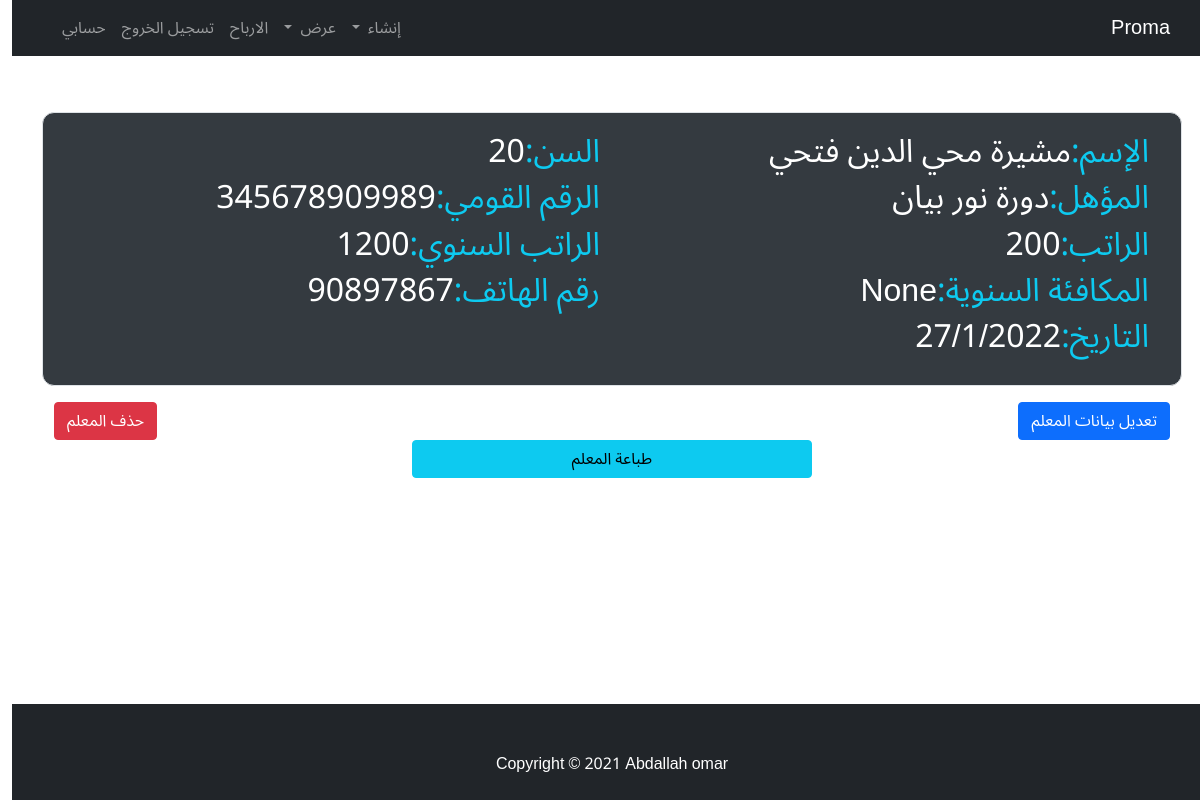
Screenshot of /teachers/6 (signed in) with the database file from the repository.
### home_app/models.py (models this page shows, shortened)
class techers(models.Model):
    user = models.ForeignKey(User, verbose_name=("المستخدم"), on_delete=models.CASCADE)
    profile = models.ForeignKey(Profile, verbose_name=("المستخدم"), on_delete=models.CASCADE)
    name = models.CharField(max_length=50, verbose_name="الاسم")
    age = models.IntegerField(verbose_name="السن")
    qualification = models.CharField(max_length=50, verbose_name="المؤهل")
    number_kawme = models.IntegerField(verbose_name="الرقم القومي")
    Salary = models.IntegerField(verbose_name="المرتب الشهري")
    number_phone = models.IntegerField(verbose_name="رقم هاتف المعلمة")
    rateb = models.IntegerField(verbose_name="الراتب السنوي", null=True ,blank=True)
    Reward = models.IntegerField(verbose_name="المكافأة السنوية", null=True ,blank=True)
    year = models.CharField(max_length=50,choices=academic_years,blank=True,null=True)
    date = models.DateTimeField(auto_now=True, verbose_name="التاريخ")
    add_date = models.DateField(auto_now=False, auto_now_add=False, verbose_name="التاريخ",null=True,blank=True)
    def __str__(self):
        return self.name
    class Meta:
        verbose_name_plural = 'techers'

### home_app/views.py (the view)
# urls.py: path('teachers/<int:id>', techer_detail, name="techer_detail"),
@login_required
def techer_detail(request, id):
    techer_detail = techers.objects.filter(id=id, user=request.user)
    return render(request, 'project/techer_detail.html', context={'techer':techer_detail})

### home_app/templates/project/techer_detail.html (shortened to what this page needs)
{% extends 'short_base.html' %}
{% block body %}
<div class="container mt-4">
    {% for techer in techer %}
    <div class="row border">
        <h2 class="col-sm-12 col-xs-12 col-md-6 col-lg-6 col-xl-6"><span class="text-info">الإسم:</span>{{techer}}</h2>
        <h2 class="col-sm-12 col-xs-12 col-md-6 col-lg-6 col-xl-6"><span class="text-info">السن:</span>{{techer.age}}</h2>
        <h2 class="col-sm-12 col-xs-12 col-md-6 col-lg-6 col-xl-6"><span class="text-info">المؤهل:</span>{{techer.qualification}}</h2>
        <h2 class="col-sm-12 col-xs-12 col-md-6 col-lg-6 col-xl-6"><span class="text-info">الرقم القومي:</span>{{techer.number_kawme}}</h2>
        <h2 class="col-sm-12 col-xs-12 col-md-6 col-lg-6 col-xl-6"><span class="text-info">الراتب:</span>{{techer.Salary}}</h2>
        <h2 class="col-sm-12 col-xs-12 col-md-6 col-lg-6 col-xl-6"><span class="text-info">الراتب السنوي:</span>{{techer.rateb}}</h2>
        <h2 class="col-sm-12 col-xs-12 col-md-6 col-lg-6 col-xl-6"><span class="text-info">المكافئة السنوية:</span>{{techer.Reward}}</h2>
        <h2 class="col-sm-12 col-xs-12 col-md-6 col-lg-6 col-xl-6"><span class="text-info">رقم الهاتف:</span>{{techer.number_phone}}</h2>
        <h2 class="col-sm-12 col-xs-12 col-md-6 col-lg-6 col-xl-6"><span class="text-info">التاريخ:</span>{{techer.date|date:"j/n/Y"}}</h2>
    </div>
    <div class="row mt-3">
        <div class="col-6"><a href="{% url 'app:edit_techer'  techer.id %}" class="btn btn-primary">تعديل بيانات المعلم</a></div>
        <div class="col-6 text-end align-self-end"><a href="{% url 'app:delete_techer'  techer.id %}" class="btn btn-danger">حذف المعلم</a></div>
    </div>
</div>
<div class="row">
    <div class="col text-center">
      <button onclick="window.print();" class="btn btn-info col-4">طباعة المعلم</button>
    </div>
</div>
{% endfor %}
{% endblock %}

### home_app/templates/short_base.html (style rules this page uses)
* { font-family: 'Noto Sans Arabic', sans-serif; }

### home_app/templates/project/techer_detail.html (style rules this page uses)
.border { border: 2px solid #000; border-radius: 12px; padding: 20px; margin-top: 5%; background-color: #343a40; color: #fff; }

### rows the page displays
techers: name "مشيرة محي الدين فتحي", age "20", qualification "دورة نور بيان", number_kawme "345678909989", Salary "200", rateb "1200", Reward "None", number_phone "90897867", date "27/1/2022"
